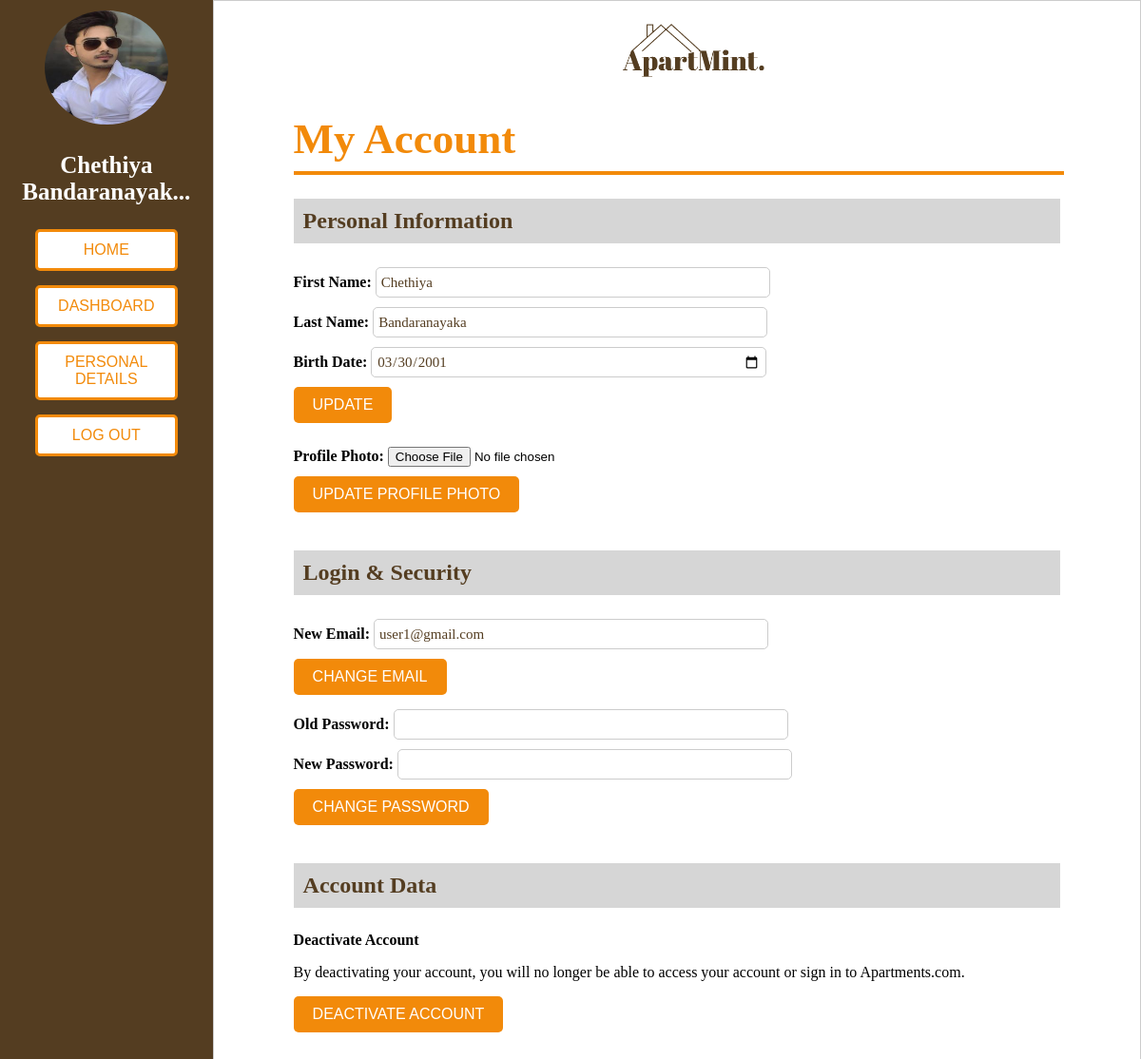
Screenshot of /myAccount.php (signed in) with the database file from the repository.
### tables this page shows
CREATE TABLE `users` (
  `user_id` int(100) NOT NULL,
  `first_name` varchar(200) NOT NULL,
  `last_name` varchar(200) NOT NULL,
  `birthdate` date NOT NULL,
  `email` varchar(100) NOT NULL,
  `password` varchar(100) NOT NULL,
  `profile_photo` varchar(500) NOT NULL,
  `email_verified` tinyint(1) NOT NULL DEFAULT 0,
  `verification_token` varchar(255) DEFAULT NULL,
  `reset_token` varchar(255) DEFAULT NULL
);

### myAccount.php (the view, shortened to what this page needs)
<?php
include('process_php/db_connection.php');
$user_id = $_SESSION["user_id"];
$sql = "SELECT * FROM users WHERE user_id = $user_id";
$result = $conn->query($sql);
if ($result->num_rows > 0) {
    $row = $result->fetch_assoc();
    $userName = $_SESSION["user_name"];
    $truncatedName = (strlen($userName) > 21) ? substr($userName, 0, 21) . '...' : $userName;
    $first_name = $row["first_name"];
    $last_name = $row["last_name"];
    $birthdate = $row["birthdate"];
    $email = $row["email"];
} else {
    echo "User not found";
}
?>
<!DOCTYPE html>
<html>
<head>
    <link rel="stylesheet" type="text/css" href="style/style_myAccount.css">
</head>
<body>
    <div class="container">
        <div class="left-section">
            <img class="profile-photo" src="process_php/uploads/profile_photos/<?php echo $_SESSION["user_profile_photo"]; ?>" alt="Profile Photo">
            <p class="full-name"><?php echo $truncatedName; ?></p>
            <ul>
                <a href="index.php"><li><button class="button">Home</button></li></a>
                <a href="user_dashboard.php"><li><button class="button">Dashboard</button></li></a>
                <a href="myAccount.php"><li><button class="button">Personal Details</button></li></a>
                <a href="process_php/process_logout.php"><li><button style="margin-bottom: 400px;" class="button">Log Out</button></li></a>
            </ul>
        </div>
        <div class="right-section">
            <a class="logo1" href="index.php"><img src="images/logo.png" alt="Logo"></a>
            <h1 class="main-title">My Account</h1>
            <hr style="width: 100%; border: 2px #F28A0A solid">
            <h2 class="sub-titles">Personal Information</h2>
            <form method="post" action="process_php/update_user.php">
                <div class="name-field">
                    <label for="first-name">First Name:</label>
                    <input type="text" id="first-name" name="first-name" value="<?php echo $first_name; ?>" required><br>
                    <label for="last-name">Last Name:</label>
                    <input type="text" id="last-name" name="last-name" value="<?php echo $last_name; ?>" required><br>
                    <label for="birthdate">Birth Date:</label>
                    <input type="date" id="birthdate" name="birthdate" value="<?php echo $birthdate; ?>" required>
                </div>
                <button style="margin-bottom: 25px" class="button1" type="submit">Update</button>
            </form>
            <form method="post" action="process_php/update_user.php" enctype="multipart/form-data">
                <label for="profile-photo">Profile Photo:</label>
                <input style="margin-bottom: 10px" type="file" id="profile-photo" name="profile-photo"><br>
                <button class="button1" type="submit">Update Profile Photo</button>
            </form>
            <h2 class="sub-titles">Login & Security</h2>
            <form method="post" action="process_php/update_user.php">
                <label for="new-email">New Email:</label>
                <input type="email" id="new-email" name="new-email" value="<?php echo $email; ?>" required><br>
                <button class="button1" type="submit">Change Email</button><br>
            </form>
            <form method="post" action="process_php/update_user.php">
                <label for="password">Old Password:</label>
                <input type="password" id="password" name="password" required><br>
                <label for="password">New Password:</label>
                <input type="password" id="newpassword" name="newpassword" required><br>
                <button class="button1" type="submit">Change Password</button>
            </form>
            <form method="post" action="process_php/deactivate_account.php">
                <h2 class="sub-titles">Account Data</h2>
                <label>Deactivate Account</label>
                <p>By deactivating your account, you will no longer be able to access your account or sign in to Apartments.com.</p>
                <button class="button1" type="submit" name="deactivate-account" value="Deactivate Account">Deactivate Account</button>
            </form>
        </div>
    </div>
</body>
</html>

### style/style_myAccount.css (style rules this page uses)
body { font-family: Josefin sans-serif; margin: 0; padding: 0; background-color: #fff; }
.container { display: flex; }
.logo1 img { max-width: 150px; max-height: auto; margin-left: 43%; margin-right: 43%; margin-bottom: 5px; }
.main-title { color: rgba(242, 138, 10); font-size: 45px; font-weight: bold; margin-bottom: 0; padding: 0; }
.left-section { min-height:700px; flex: 2.5; border: 1px solid #543d21; background: #543d21; padding: 10px; text-align: center; width: 30%; font-style: Bold; color: white; }
.button { width: 150px; background-color: #fff; color: rgba(242, 138, 10); border: 3px solid rgba(242, 138, 10); padding: 10px 20px; margin-bottom: 15px; border-radius: 5px; cursor: pointer; font-size: 16px; text-transform: uppercase; transition: background-color 0.3s ease; text-align: center; }
.profile-photo { height: 120px; width: 130px; border-radius: 50%; }
.full-name { font-size: 25px; font-weight: bold; }
ul { list-style: none; padding: 0; }
.right-section { flex: 10; border: 1px solid #ccc; padding: 2% 7%; width: 70%; }
.sub-titles { color: rgba(84, 61, 33, 1); background-color: #aaaaaa7a; padding: 10px; margin-bottom: 25px; margin-top: 25px; }
input[type="text"], input[type="date"], input[type="email"], input[type="password"] { width: 50%; margin-bottom: 10px; font-family: Josefin sans-serif; padding: 5px; font-size: 15px; border: 1px solid #ccc; border-radius: 5px; margin-right: 25px; height: 20px; color: rgba(84, 61, 33, 1); }
label { font-size: 16px; font-weight: bold; }
.name-field { font-family: Josefin sans-serif; }
.button1 { background-color: #F28A0A; color: white; border: none; padding: 10px 20px; margin-bottom: 15px; border-radius: 5px; cursor: pointer; font-size: 16px; text-transform: uppercase; transition: background-color 0.3s ease; text-align: center; }

### rows the page displays
users: first-name "Chethiya", last-name "Bandaranayaka", birthdate "03/30/2001", new-email "user1@gmail.com"

### other values shown
$truncatedName "Chethiya Bandaranayak..."
